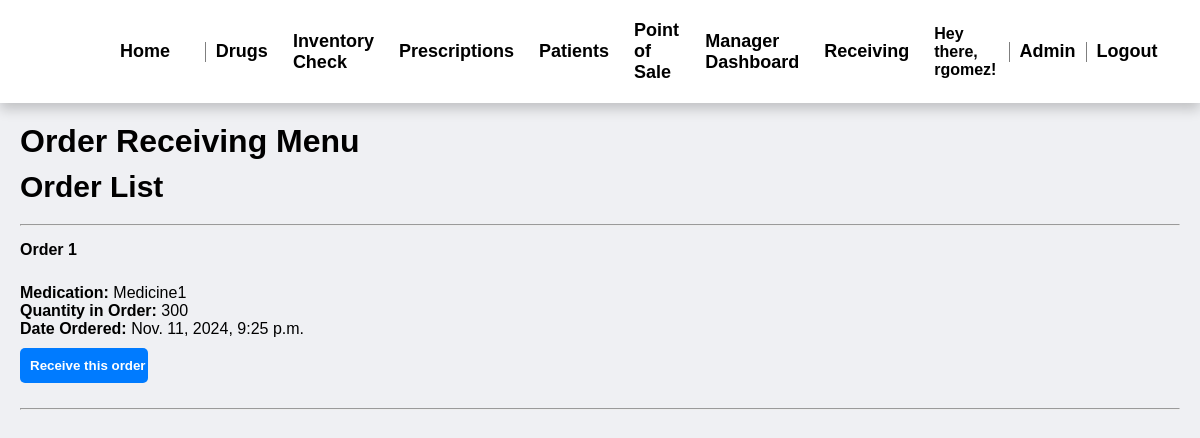
/receiving/ (signed in), run on the app's committed database.
### med_inventory/models.py (models this page shows, shortened)
class Order(models.Model):
    drug = models.ForeignKey(Drug, on_delete=models.CASCADE)
    quantity = models.PositiveIntegerField()
    order_date = models.DateTimeField(auto_now_add=True)
    fulfilled = models.BooleanField(default=False)

### drugs/models.py (models this page shows, shortened)
class Drug(models.Model):
    DOSAGE_FORM = [
        ("Tablet", "Tablet"),
        ("Capsule", "Capsule"),
        ("Liquid", "Liquid"),
        ("Ointment", "Ointment")
    ]
    DRUG_CLASS= [
        ('Analgesics', 'Analgesics'),
        ('Antibiotics', 'Antibiotics'),
        ('Antivirals', 'Antivirals'),
        ('Antidepressants', 'Antidepressants'),
        ('Antihypertensives', 'Antihypertensives'),
        ('Antihistamines', 'Antihistamines'),
        ('Anticoagulants', 'Anticoagulants'),
        ('Diuretics', 'Diuretics'),
        ('Hormonal agents', 'Hormonal agents'),
        ('Statins', 'Statins'),
        ('Beta-blockers', 'Beta-blockers'),
        ('Corticosteroids', 'Corticosteroids'),
        ('Mood stabilizers', 'Mood stabilizers'),
        ('Antipsychotics', 'Antipsychotics'),
        ('Immunosuppressants', 'Immunosuppressants'),
    ]
    RX_CHOICE = [
        ('Yes', 'Yes'),
        ('No', 'No'),
    ]
    drug_name    = models.CharField(max_length=255) # Common name.
    generic_name = models.CharField(max_length=255, blank=True, null=True) # Generic name.
    brand_name   = models.CharField(max_length=255, blank=True, null=True) # Brand names associated.
    dosage_form  = models.CharField(max_length=20, choices=DOSAGE_FORM) # Dosage form: tablet, capsule, liquid, ointment.
    strength     = models.PositiveIntegerField() # Amount of active ingredients per unit in mg.
    manufacturer = models.CharField(max_length=255) # Manufacturer name.
    drug_class   = models.CharField(max_length=20, choices=DRUG_CLASS) # Classification: antibiotic, analgesic...
    indications  = models.TextField(blank=True, null=True) # Medical condition for which the drug is prescribed.
    side_effects = models.TextField(blank=True, null=True) # Common side effects.
    contraind    = models.TextField(blank=True, null=True) # Conditions that serve as reasons to not use the drug.
    dosage_inst  = models.TextField(blank=True, null=True) # Recommended dosage.
    stock_qty    = models.PositiveIntegerField(default=0) # Number of units available.
    exp_date     = models.DateField() # Expiration date.
    rx_required  = models.CharField(max_length=20, choices=RX_CHOICE) # Is a prescription is necessary.
    price        = models.DecimalField(max_digits=10, decimal_places=2) # Cost of the drug per unit.
    storage_cond = models.TextField(blank=True, null=True) # Recommended storage information: temperature, light exposure...
    bar_code     = models.CharField(max_length=100, unique=True) # Unique identifier.
    created_at   = models.DateTimeField(auto_now_add=True) # Date of entry created.
    updated_at   = models.DateTimeField(auto_now=True) # Date of entry updated.

### receiving/views.py (the view)
# urls.py: path('', views.receiving_main, name='receiving_main'),
def receiving_main(request):
    orders = Order.objects.all()
    return render(request, 'receiving_main.html', {'orders': orders})

### drugs/templatetags/custom_filters.py (called while the page is built)
@register.filter
def is_in_group(user, group_names):
    group_list = group_names.split(',')
    return user.groups.filter(name__in=group_list).exists()

### receiving/templates/receiving_main.html (shortened to what this page needs)
{% extends "base.html" %}
{% load custom_filters %}
{% block css %}
    {% load static %}
    <link rel="stylesheet" type="text/css" href="{% static 'prescription_list.css' %}" />
{% endblock css %}
{% block content %}
<h1>Order Receiving Menu</h1>
{% if user|is_in_group:"Pharmacy Manager" %}
    <h2>Order List</h2>
    <hr>
    {% for order in orders %}
    <li>
        <strong>Order {{forloop.counter}}</strong>
        <ul>
            <strong>Medication:</strong> {{ order.drug.drug_name }}<br>
            <strong>Quantity in Order:</strong> {{ order.quantity }}<br>
            <strong>Date Ordered:</strong> {{ order.order_date }}<br>
            <button><a class="button_links" href="{% url 'receive_order' order.id %}">Receive this order</a></button>
        </ul>
        <hr>
    </li>
    {% endfor %}
{% else %}
    <p>You must <a href="/accounts/login">login to a Pharmacy Manager account</a> to view receiving information.</p>
{% endif %}
{% endblock %}

### templates/base.html (shortened to what this page needs)
<!DOCTYPE html>
<html lang="en">
    <head>
        {% block css %}
        {% endblock  %}
        {% load static %}
        <link rel="stylesheet" type="text/css" href="{% static 'base.css' %}" />
    </head>
    <body>
        <header class="header">
            <div class="header-section navigation">
                <a href="{% url 'landingPage' %}" class="nav-link">Home</a>
                {% load custom_filters %}
                {% if user|is_in_group:"Pharmacy Technician,Pharmacist,Pharmacy Manager,Cashier" %}
                    <a href="{% url 'create_drug' %}"class="nav-link">Drugs</a>
                    <a href="{% url 'inventory_check' %}"class="nav-link">Inventory Check</a>
                    <a href="{% url 'prescriptions' %}" class="nav-link">Prescriptions</a>
                    <a href="{% url 'patients_main' %}" class="nav-link">Patients</a>
                    <a href="{% url 'point_of_sale' %}" class="nav-link">Point of Sale</a>
                {% endif %}
                {% if user|is_in_group:"Pharmacy Manager" %}
                <a href="{% url 'manager_dash' %}" class="nav-link">Manager Dashboard</a>
                <a href="{% url 'receiving_main' %}" class="nav-link">Receiving</a>
                {% endif %}
            </div>
            <div class="header-section auth-links">
                {% if user.is_authenticated %}
                    <span class="greeting">Hey there, {{ user.username }}!</span>
                    <a href="{% url 'admin:index' %}" class="auth-link">Admin</a>
                    <a href="{% url 'logout' %}" class="auth-link">Logout</a>
                {% else %}
                    <a href="{% url 'login' %}" class="auth-link">Login</a>
                {% endif %}
            </div>
        </header>
        <div id="content">
            {% block content %}
            {% endblock content %}
        </div>
    </body>
</html>

### static/prescription_list.css (style rules this page uses)
* { list-style-type: none; }
h1 { margin-bottom: 10px; }
h2 { font-size: 30px; margin-bottom: 20px; }
ul { margin-top: 25px; margin-bottom: 25px; }
li { margin-top: 15px; margin-bottom: 15px; }
button { width: 8rem; padding: 10px; border: none; border-radius: 5px; cursor: pointer; font-weight: bold; margin-top: 10px; transition: #007bff 0.3s; color: #fff; background-color: #007bff; white-space: nowrap; }
.button_links { text-decoration: none; color: white; }

### static/base.css (style rules this page uses)
* { margin: 0; padding: 0; box-sizing: border-box; font-family: "Poppins", sans-serif; }
body { font-family: Arial, sans-serif; display: flex; flex-direction: column; height: 100vh; background-color: #eff0f3; }
#content { flex-grow: 1; padding: 20px; overflow: auto; }
.header { top: 0; left: 0; width: 100%; padding: 20px 100px; background-color: white; display: flex; justify-content: space-between; align-items: center; z-index: 100; box-shadow: 0 6px 12px rgba(0, 0, 0, 0.2); }
.logo, .navigation, .auth-links { display: inline-flex; align-items: center; }
.navigation { margin-right: auto; }
.nav-link { position: relative; font-size: 18px; color: black; margin-right: 25px; text-decoration: none; font-weight: 550; }
.auth-link { position: relative; font-size: 18px; color: black; text-decoration: none; font-weight: 550; }
.nav-link::before, .auth-link::before { content: ''; position: absolute; top: 100%; left: 0; width: 0; height: 3px; background: #ff8e3c; transition: .4s; }
.greeting { font-weight: 550; }

### data on the page
Order: drug.drug_name "Medicine1", quantity "300", order_date "Nov. 11, 2024, 9:25 p.m."

### other printed values
{{ user.username }} "rgomez"
